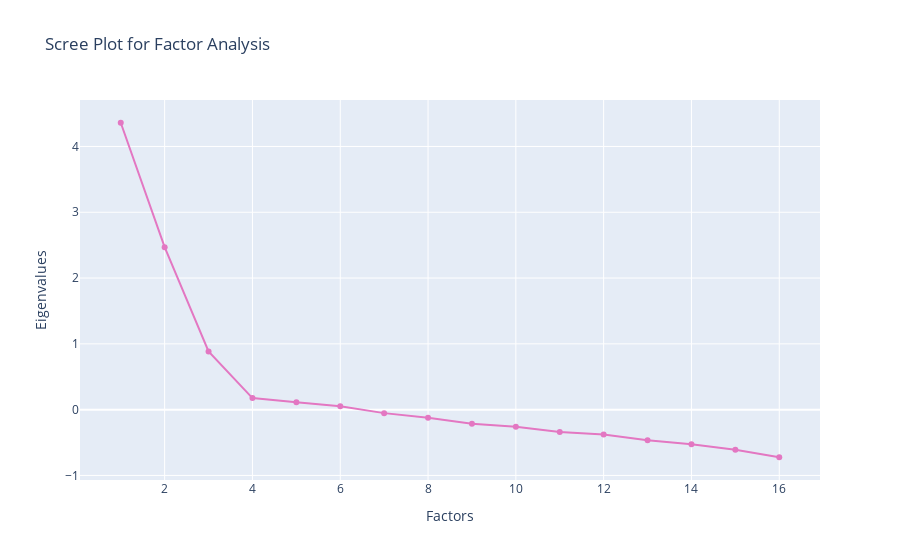

Notebook code cell kept with this figure:
### Code cell
px.line(
    x=range(1, df.shape[1] - 1),
    y=newev,
    labels={"x": "Factors", "y": "Eigenvalues"},
    title="Scree Plot for Factor Analysis",
    color_discrete_sequence=["#e377c2"],
    markers=True,
)

### Figure 1 — Plotly figure (JSON) as saved in the notebook; plotly's stock layout.template omitted (floating-point values rounded to 4 significant figures)
{"data": [{"hovertemplate": "Factors=%{x}<br>Eigenvalues=%{y}<extra></extra>", "legendgroup": "", "line": {"color": "#e377c2", "dash": "solid"}, "marker": {"symbol": "circle"}, "mode": "markers+lines", "name": "", "orientation": "v", "showlegend": false, "type": "scatter", "x": [1, 2, 3, 4, 5, 6, 7, 8, 9, 10, 11, 12, 13, 14, 15, 16], "xaxis": "x", "y": [4.361, 2.47, 0.8857, 0.1759, 0.1138, 0.05201, -0.05296, -0.1242, -0.2151, -0.2596, -0.3401, -0.3789, -0.4663, -0.5263, -0.6101, -0.7235], "yaxis": "y"}], "layout": {"legend": {"tracegroupgap": 0}, "title": {"text": "Scree Plot for Factor Analysis"}, "xaxis": {"anchor": "y", "domain": [0, 1], "title": {"text": "Factors"}}, "yaxis": {"anchor": "x", "domain": [0, 1], "title": {"text": "Eigenvalues"}}}}
